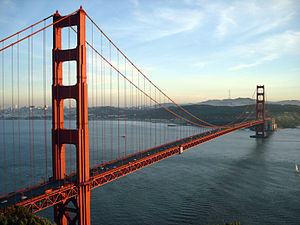
#> input picture imagem/ponte.jpg, 300 x 225 px, found by its file name
$ python suavizacao_de_imagens.py
#> lines starting #> are read from the running program, lines starting #| are printed output that depends on the picture
"""
A suavisação da imagem (do inglês Smoothing), também chamada de 'blur' ou 'blurring' que podemos traduzir
para borrão, é um efeito que podemos notas nas fotografias fora de foco ou desfocadas onde tudo fica embasado.

Esse efeito na verdade pode ser criado digitalmente, basta alterar a cor de cada pixel misturando a cor
com os pixells ao seu redor. Esse efeito é muito util quando utilizamos algoritmos de identificação de objetos
em imagens pois os processos de detecção de bordar por exemplo, funconam melhor dps de suavizar a imagem.
"""

"""
SUAVIZAÇÃO POR CÁLCULO DA MÉDIA:
    Nesse caso é criada uma caixa de pixels para envolver o pixel em questão e calcular seu novo valor.
    O novo valor do pixel será a media simples dos valores dos pixels dentro da caixa, ou seja, dos pixels
    da vizinhança. Alguns autores chamam esta caixa de janela de cálculo ou kernel(nucleo).
"""

"""
No codigo abaixo percebemos que o metodo utilizado para a suavização pela média é o método 'BLUR' da OpenCV
Os parametros são a imagem a ser suavizada e a janela de suavização. Colocarmos números impars para gerar as
caixas de calculo pois dessa forma não existe duvida sobre onde estará o pixel central que terá seu valor atualizado

Usamos as funções vstack (pilha vertical) e hstack (pilha horizontal) para juntar as imagens em uma unica imagem final
mostrando desde a imagem original e seguinte com caixas de calculo de 3x3, 5x5, 9x9, e 11x11.
Conforme a caixa aumenta maior é o efeito do borrão (blur) na imagem
"""

# Importano as bibliotecas

# Lendo a imagem
import cv2
import numpy as np
import imutils
from matplotlib import pyplot as plt
imagem = cv2.imread('imagem/ponte.jpg')
#> imagem is the input picture: shape (225, 300, 3); mean B, G, R 141.5, 138.3, 130.4

# Diminuindo a imagem
imagem = imagem[::2, ::2]
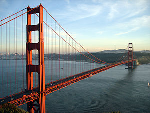
#> imagem: shape (113, 150, 3); mean B, G, R 141.2, 138.2, 130.4

# Função utilizada para juntar todas as imagens em uma só
suave = np.vstack([
    np.hstack([imagem, cv2.blur(imagem, (3, 3))]),
    np.hstack([cv2.blur(imagem, (5, 5)), cv2.blur(imagem, (7, 7))]),
    np.hstack([cv2.blur(imagem, (9, 9)), cv2.blur(imagem, (11, 11))]),
])
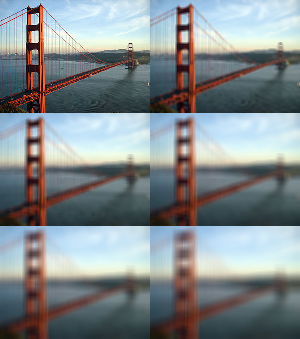
#> suave: shape (339, 300, 3); mean B, G, R 141.3, 138.2, 130.5

# Abrindo as imagens suavizadas Blur
cv2.imshow('Imagens suavizadas (Blur)', suave)
# Esperando apertar algo para fechar
cv2.waitKey(0)

$ run again, with imagem/dados.jpg copied over imagem/ponte.jpg
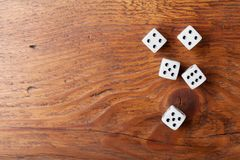
#> input picture imagem/dados.jpg, 240 x 160 px, found by its file name
#> imagem is the input picture: shape (160, 240, 3); mean B, G, R 80.3, 111.2, 170.2
#> `imagem = imagem[::2, ::2]`:
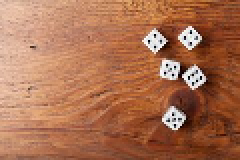
#> imagem: shape (80, 120, 3) (shown 2 times larger); mean B, G, R 80.7, 111.5, 170.6
#> `suave = np.vstack([ np.hstack([imagem, cv2.blur(imagem, (3, 3))]), np...`:
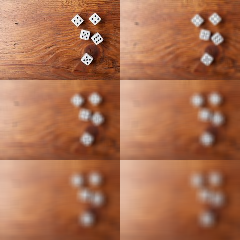
#> suave: shape (240, 240, 3); mean B, G, R 80.7, 111.4, 170.6

$ run again, with imagem/dados1.jpg copied over imagem/ponte.jpg
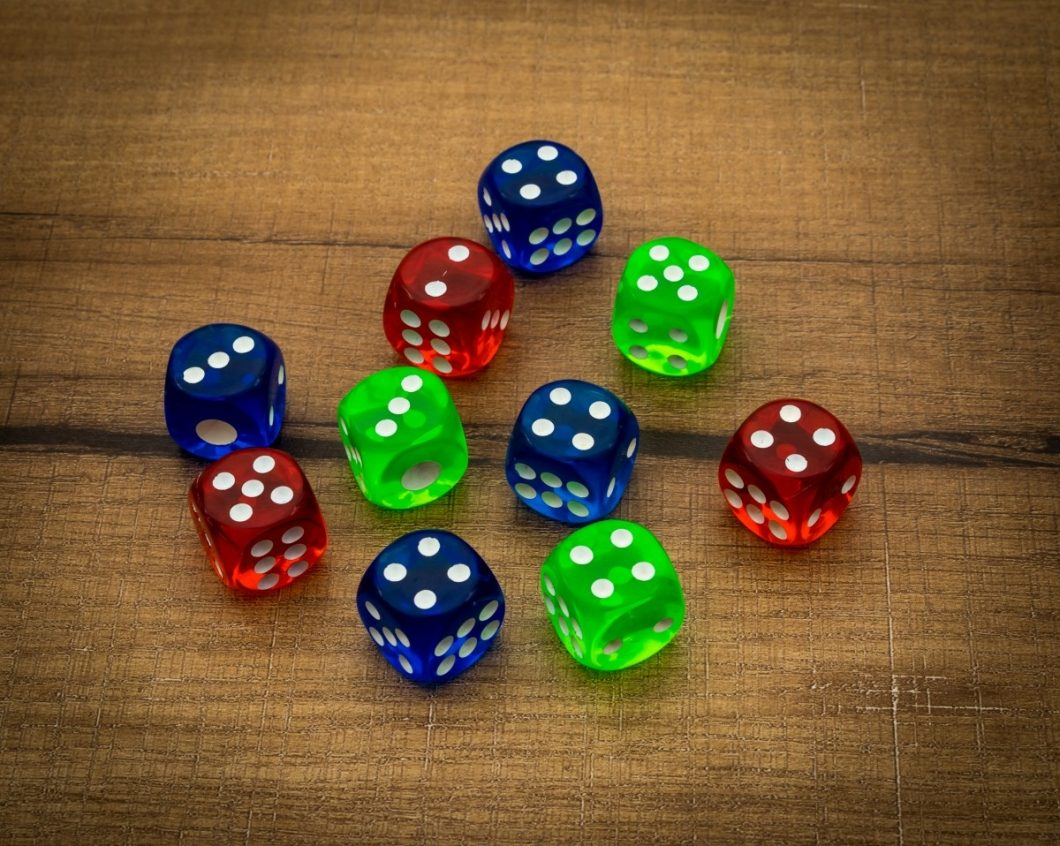
#> input picture imagem/dados1.jpg, 1060 x 846 px, found by its file name
#> imagem is the input picture: shape (846, 1060, 3); mean B, G, R 52.4, 92.6, 117.8
#> imagem: shape (423, 530, 3)
#> `suave = np.vstack([ np.hstack([imagem, cv2.blur(imagem, (3, 3))]), np...`:
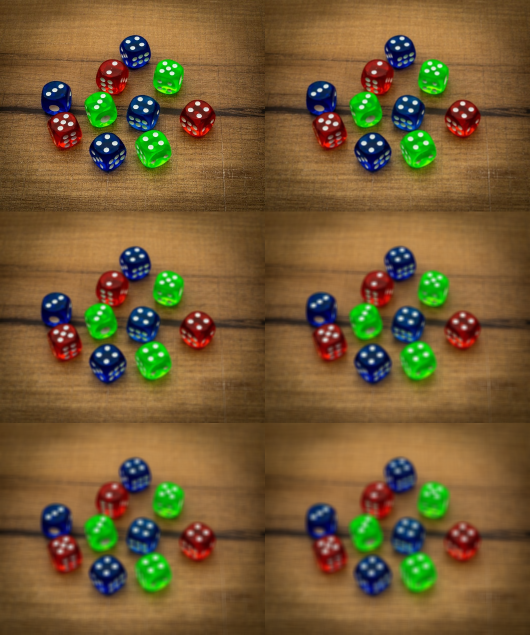
#> suave: shape (1269, 1060, 3) (shown at 1/2 size); mean B, G, R 52.5, 92.6, 117.8

$ run again, with imagem/pessoas-sorrindo.jpg copied over imagem/ponte.jpg
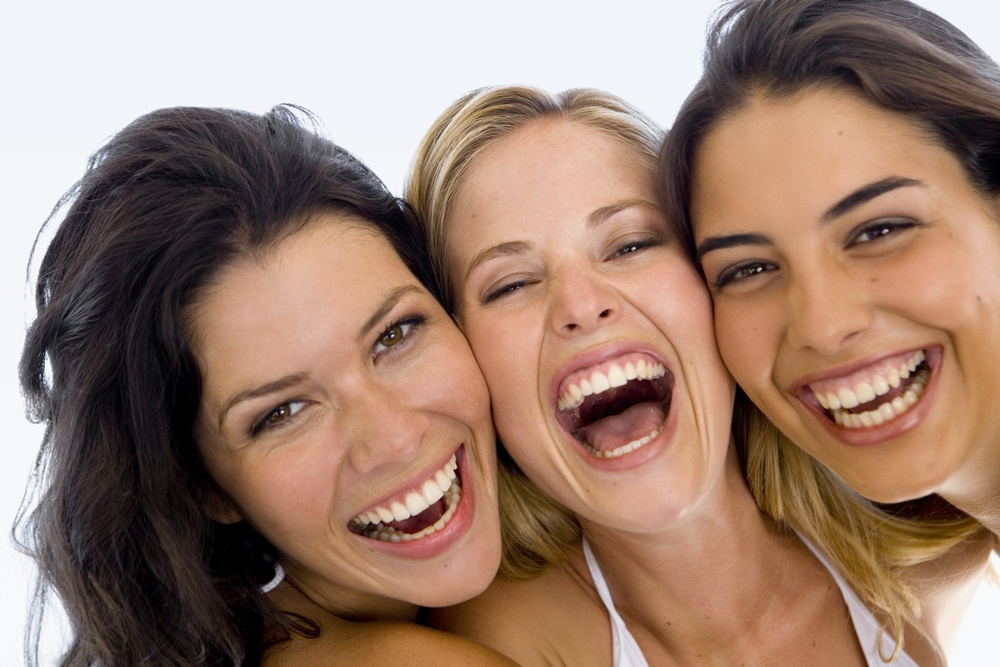
#> input picture imagem/pessoas-sorrindo.jpg, 1000 x 667 px, shrunk from 2121 x 1414 before the run, found by its file name
#> imagem is the input picture: shape (667, 1000, 3); mean B, G, R 112.2, 127.5, 155.8
#> imagem: shape (334, 500, 3)
#> `suave = np.vstack([ np.hstack([imagem, cv2.blur(imagem, (3, 3))]), np...`:
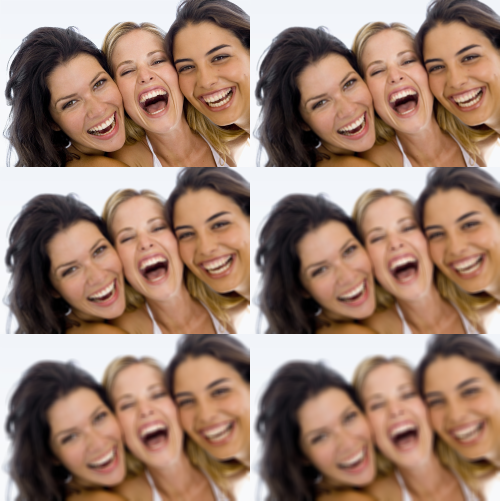
#> suave: shape (1002, 1000, 3) (shown at 1/2 size); mean B, G, R 112.3, 127.6, 155.9
